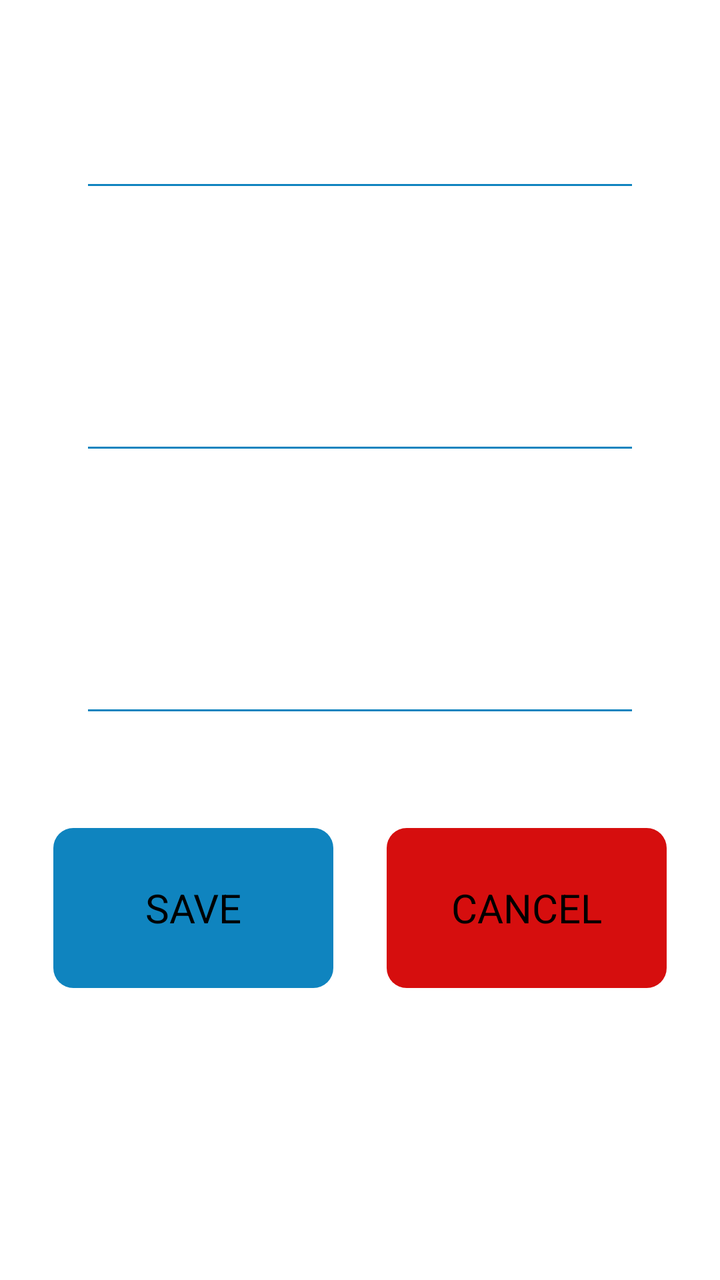
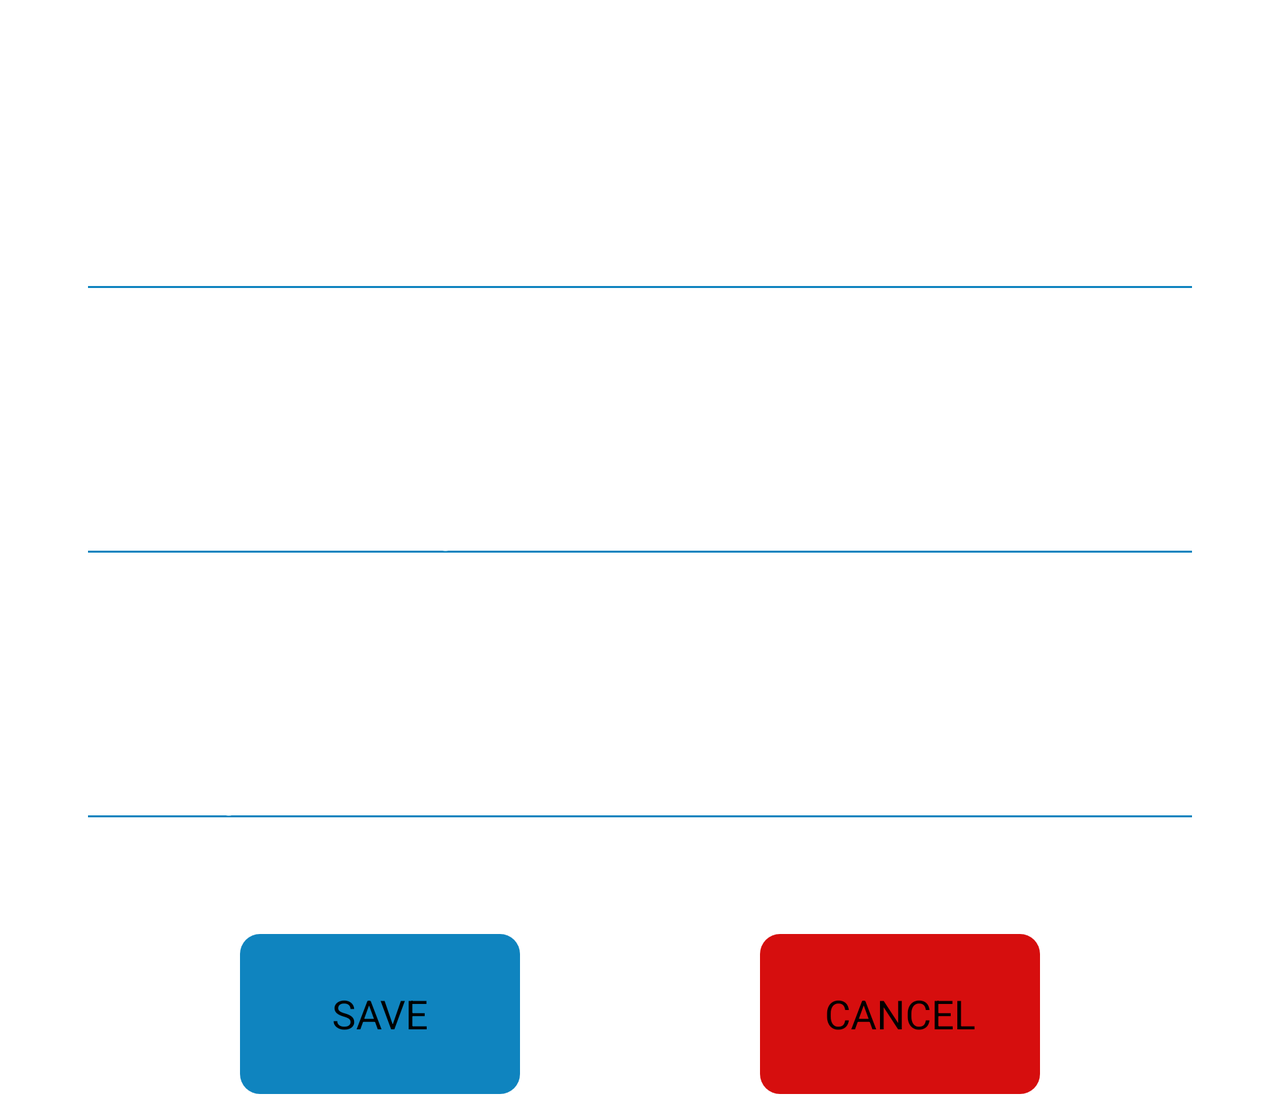

One screen, two layout resources from the same app: the default and the repository's alternative for another configuration. Each is rendered where Android would select it; the XML of both is given below.
<!-- AndroidManifest.xml: application theme Theme.ShoppingList -->
<!-- res/layout/activity_add_product.xml -->
<?xml version="1.0" encoding="utf-8"?>
<ScrollView xmlns:android="http://schemas.android.com/apk/res/android"
    xmlns:app="http://schemas.android.com/apk/res-auto"
    android:id="@+id/add_product_activity_container"
    android:layout_width="match_parent"
    android:layout_height="match_parent"
    android:background="@drawable/theme_grocery_add_product_portrait">

    <androidx.constraintlayout.widget.ConstraintLayout
        android:layout_width="match_parent"
        android:layout_height="wrap_content">

        <androidx.constraintlayout.widget.ConstraintLayout
            android:id="@+id/add_product_name_section"
            android:layout_width="match_parent"
            android:layout_height="wrap_content"
            android:layout_marginStart="40dp"
            android:layout_marginTop="50dp"
            android:layout_marginEnd="40dp"
            android:layout_marginBottom="20dp"
            app:layout_constraintBottom_toTopOf="@+id/add_product_quantity_section"
            app:layout_constraintTop_toTopOf="parent">

            <EditText
                android:id="@+id/add_product_name"
                android:layout_width="match_parent"
                android:layout_height="wrap_content"
                android:hint="@string/add_product_name"
                android:padding="8dp"
                android:textColor="@color/white"
                android:textColorHint="@color/transparent_white"
                android:textSize="26sp"
                app:layout_constraintStart_toStartOf="parent"
                app:layout_constraintTop_toTopOf="parent" />

            <TextView
                android:id="@+id/add_product_name_label"
                android:layout_width="wrap_content"
                android:layout_height="wrap_content"
                android:layout_marginStart="8dp"
                android:text="@string/add_product_name"
                android:textColor="@color/white"
                android:textSize="15sp"
                app:layout_constraintStart_toStartOf="parent"
                app:layout_constraintTop_toBottomOf="@+id/add_product_name" />

        </androidx.constraintlayout.widget.ConstraintLayout>

        <androidx.constraintlayout.widget.ConstraintLayout
            android:id="@+id/add_product_quantity_section"
            android:layout_width="match_parent"
            android:layout_height="wrap_content"
            android:layout_marginStart="40dp"
            android:layout_marginTop="40dp"
            android:layout_marginEnd="40dp"
            android:layout_marginBottom="20dp"
            app:layout_constraintBottom_toTopOf="@+id/add_product_priority_section"
            app:layout_constraintTop_toBottomOf="@+id/add_product_name_section">

            <EditText
                android:id="@+id/add_product_quantity"
                android:layout_width="match_parent"
                android:layout_height="wrap_content"
                android:hint="@string/add_product_quantity"
                android:padding="8dp"
                android:textColor="@color/white"
                android:textColorHint="@color/transparent_white"
                android:textSize="26sp"
                app:layout_constraintStart_toStartOf="parent"
                app:layout_constraintTop_toTopOf="parent" />

            <TextView
                android:id="@+id/add_product_quantity_label"
                android:layout_width="wrap_content"
                android:layout_height="wrap_content"
                android:layout_marginStart="8dp"
                android:text="@string/add_product_quantity"
                android:textColor="@color/white"
                android:textSize="15sp"
                app:layout_constraintStart_toStartOf="parent"
                app:layout_constraintTop_toBottomOf="@+id/add_product_quantity" />

        </androidx.constraintlayout.widget.ConstraintLayout>

        <androidx.constraintlayout.widget.ConstraintLayout
            android:id="@+id/add_product_priority_section"
            android:layout_width="match_parent"
            android:layout_height="wrap_content"
            android:layout_marginStart="40dp"
            android:layout_marginTop="40dp"
            android:layout_marginEnd="40dp"
            android:layout_marginBottom="20dp"
            app:layout_constraintBottom_toTopOf="@+id/create_theme_buttons_section"
            app:layout_constraintTop_toBottomOf="@+id/add_product_quantity_section">

            <EditText
                android:id="@+id/add_product_priority"
                android:layout_width="match_parent"
                android:layout_height="wrap_content"
                android:hint="@string/add_product_priority"
                android:inputType="number"
                android:padding="8dp"
                android:shadowColor="#FF0000"
                android:textColor="@color/white"
                android:textColorHint="@color/transparent_white"
                android:textSize="26sp"
                app:layout_constraintStart_toStartOf="parent"
                app:layout_constraintTop_toTopOf="parent" />

            <TextView
                android:id="@+id/add_product_priority_label"
                android:layout_width="wrap_content"
                android:layout_height="wrap_content"
                android:layout_marginStart="8dp"
                android:text="@string/add_product_priority"
                android:textColor="@color/white"
                android:textSize="15sp"
                app:layout_constraintStart_toStartOf="parent"
                app:layout_constraintTop_toBottomOf="@+id/add_product_priority" />

        </androidx.constraintlayout.widget.ConstraintLayout>

        <include
            android:id="@+id/create_theme_buttons_section"
            layout="@layout/buttons_section"
            android:layout_width="match_parent"
            android:layout_height="@dimen/buttons_section_height"
            app:layout_constraintBottom_toBottomOf="parent"
            app:layout_constraintTop_toBottomOf="@id/add_product_priority_section" />

    </androidx.constraintlayout.widget.ConstraintLayout>

</ScrollView>
<!-- res/layout/buttons_section.xml (included above) -->
<?xml version="1.0" encoding="utf-8"?>
<androidx.constraintlayout.widget.ConstraintLayout xmlns:android="http://schemas.android.com/apk/res/android"
    xmlns:app="http://schemas.android.com/apk/res-auto"
    android:layout_width="match_parent"
    android:layout_height="300dp"
    android:paddingVertical="10dp">

    <Button
        android:id="@+id/button_save"
        android:layout_width="140dp"
        android:layout_height="80dp"
        android:text="@string/save"
        android:textSize="20sp"
        app:layout_constraintEnd_toStartOf="@+id/button_cancel"
        app:layout_constraintStart_toStartOf="parent"
        app:layout_constraintTop_toTopOf="parent" />

    <Button
        android:id="@+id/button_cancel"
        android:layout_width="140dp"
        android:layout_height="80dp"
        android:backgroundTint="@color/red"
        android:text="@string/cancel"
        android:textSize="20sp"
        app:layout_constraintEnd_toEndOf="parent"
        app:layout_constraintStart_toEndOf="@+id/button_save"
        app:layout_constraintTop_toTopOf="parent" />

</androidx.constraintlayout.widget.ConstraintLayout>
<!-- resources referenced by this layout -->
<resources>
  <color name="red">#D60E0E</color>
  <color name="transparent_white">#B2FFFFFF</color>
  <color name="white">#FFFFFFFF</color>
  <dimen name="buttons_section_height">100dp</dimen>
  <string name="add_product_name">product name</string>
  <string name="add_product_priority">priority</string>
  <string name="add_product_quantity">product quantity</string>
  <string name="cancel">cancel</string>
  <string name="save">save</string>
  <style name="Theme.ShoppingList" parent="Theme.AppCompat.NoActionBar">
          
          <item name="colorPrimary">@color/sea_blue_dark</item>
          <item name="colorPrimaryVariant">@color/sea_blue_dark</item>
          <item name="colorOnPrimary">@color/white</item>
          
          <item name="colorSecondary">@color/sea_blue_light</item>
          <item name="colorSecondaryVariant">@color/sea_blue_dark</item>
          <item name="colorOnSecondary">@color/black</item>
          
          <item name="android:statusBarColor" tools:targetApi="l">?attr/colorPrimaryVariant</item>
          
          <item name="android:buttonStyle">@style/Theme.ShoppingList.Button</item>
          <item name="popupTheme">@style/Theme.ShoppingList.PopupTheme</item>
  
          <item name="backgroundTint">@color/sea_blue_dark</item>
          <item name="colorOnBackground">@color/sea_blue_dark</item>
          <item name="colorSurface">@color/sea_blue_dark</item>
          <item name="android:windowBackground">@color/white</item>
          <item name="android:editTextColor">@color/black</item>
          <item name="android:textColor">@color/gray</item>
          <item name="android:textColorHint">@color/hint_color</item>
          <item name="android:colorBackgroundFloating">@color/white</item>
          <item name="android:itemBackground">@color/white</item>
          <item name="colorAccent">@color/sea_blue_light</item>
      </style>
  <color name="sea_blue_dark">#0F84BF</color>
  <color name="sea_blue_light">#1BA8F0</color>
  <color name="black">#FF000000</color>
  <style name="Theme.ShoppingList.Button" parent="@android:style/Widget.Button">
          <item name="android:textAllCaps">true</item>--&gt;
          <item name="android:background">@drawable/button_background</item>
          <item name="backgroundTint">@color/sea_blue_dark</item>
      </style>
  <style name="Theme.ShoppingList.PopupTheme" parent="Widget.AppCompat.PopupMenu.Overflow">
          <item name="overlapAnchor">false</item>
          <item name="android:overlapAnchor" tools:ignore="NewApi">false</item>
          <item name="android:textColor">@color/sea_blue_dark</item>
          <item name="android:textStyle">bold</item>
      </style>
  <color name="gray">#757575</color>
  <color name="hint_color">#9E9E9E</color>
  <!-- drawable button_background (drawable) -->
  <?xml version="1.0" encoding="utf-8"?>
  <shape xmlns:android="http://schemas.android.com/apk/res/android"
      android:shape="rectangle">
      <corners android:radius="10dp" />
      <solid android:color="@color/sea_blue_dark" />
  </shape>
</resources>
<!-- res/layout-land/activity_add_product.xml (the repository's variant of the layout above) -->
<!-- drawn on the phone turned sideways -->
<?xml version="1.0" encoding="utf-8"?>
<ScrollView xmlns:android="http://schemas.android.com/apk/res/android"
    xmlns:app="http://schemas.android.com/apk/res-auto"
    android:id="@+id/add_product_activity_container"
    android:layout_width="match_parent"
    android:layout_height="match_parent"
    android:background="@drawable/theme_grocery_add_product_landscape">

    <androidx.constraintlayout.widget.ConstraintLayout
        android:layout_width="match_parent"
        android:layout_height="wrap_content">

        <androidx.constraintlayout.widget.ConstraintLayout
            android:id="@+id/add_product_name_section"
            android:layout_width="match_parent"
            android:layout_height="wrap_content"
            android:layout_marginStart="40dp"
            android:layout_marginTop="100dp"
            android:layout_marginEnd="40dp"
            android:layout_marginBottom="20dp"
            app:layout_constraintBottom_toTopOf="@+id/add_product_quantity_section"
            app:layout_constraintTop_toTopOf="parent">

            <EditText
                android:id="@+id/add_product_name"
                android:layout_width="match_parent"
                android:layout_height="wrap_content"
                android:hint="@string/add_product_name"
                android:textColor="@color/white"
                android:textColorHint="@color/transparent_white"
                android:textSize="26sp"
                app:layout_constraintStart_toStartOf="parent"
                app:layout_constraintTop_toTopOf="parent" />

            <TextView
                android:id="@+id/add_product_name_label"
                android:layout_width="wrap_content"
                android:layout_height="wrap_content"
                android:layout_marginStart="4dp"
                android:text="@string/add_product_name"
                android:textColor="@color/white"
                android:textSize="15sp"
                app:layout_constraintStart_toStartOf="parent"
                app:layout_constraintTop_toBottomOf="@+id/add_product_name" />

        </androidx.constraintlayout.widget.ConstraintLayout>

        <androidx.constraintlayout.widget.ConstraintLayout
            android:id="@+id/add_product_quantity_section"
            android:layout_width="match_parent"
            android:layout_height="wrap_content"
            android:layout_marginStart="40dp"
            android:layout_marginTop="40dp"
            android:layout_marginEnd="40dp"
            android:layout_marginBottom="20dp"
            app:layout_constraintBottom_toTopOf="@+id/add_product_priority_section"
            app:layout_constraintTop_toBottomOf="@+id/add_product_name_section">

            <EditText
                android:id="@+id/add_product_quantity"
                android:layout_width="match_parent"
                android:layout_height="wrap_content"
                android:hint="@string/add_product_quantity"
                android:textColor="@color/white"
                android:textColorHint="@color/transparent_white"
                android:textSize="26sp"
                app:layout_constraintStart_toStartOf="parent"
                app:layout_constraintTop_toTopOf="parent" />

            <TextView
                android:id="@+id/add_product_quantity_label"
                android:layout_width="wrap_content"
                android:layout_height="wrap_content"
                android:layout_marginStart="4dp"
                android:text="@string/add_product_quantity"
                android:textColor="@color/white"
                android:textSize="15sp"
                app:layout_constraintStart_toStartOf="parent"
                app:layout_constraintTop_toBottomOf="@+id/add_product_quantity" />

        </androidx.constraintlayout.widget.ConstraintLayout>

        <androidx.constraintlayout.widget.ConstraintLayout
            android:id="@+id/add_product_priority_section"
            android:layout_width="match_parent"
            android:layout_height="wrap_content"
            android:layout_marginStart="40dp"
            android:layout_marginTop="40dp"
            android:layout_marginEnd="40dp"
            android:layout_marginBottom="20dp"
            app:layout_constraintBottom_toTopOf="@+id/buttons_section"
            app:layout_constraintTop_toBottomOf="@+id/add_product_quantity_section">

            <EditText
                android:id="@+id/add_product_priority"
                android:layout_width="match_parent"
                android:layout_height="wrap_content"
                android:hint="@string/add_product_priority"
                android:inputType="number"
                android:shadowColor="#FF0000"
                android:textColor="@color/white"
                android:textColorHint="@color/transparent_white"
                android:textSize="26sp"
                app:layout_constraintStart_toStartOf="parent"
                app:layout_constraintTop_toTopOf="parent" />

            <TextView
                android:id="@+id/add_product_priority_label"
                android:layout_width="wrap_content"
                android:layout_height="wrap_content"
                android:layout_marginStart="4dp"
                android:text="@string/add_product_priority"
                android:textColor="@color/white"
                android:textSize="15sp"
                app:layout_constraintStart_toStartOf="parent"
                app:layout_constraintTop_toBottomOf="@+id/add_product_priority" />

        </androidx.constraintlayout.widget.ConstraintLayout>

        <include
            android:id="@+id/buttons_section"
            layout="@layout/buttons_section"
            android:layout_width="match_parent"
            android:layout_height="@dimen/buttons_section_height"
            app:layout_constraintBottom_toBottomOf="parent"
            app:layout_constraintTop_toBottomOf="@id/add_product_priority_section" />

    </androidx.constraintlayout.widget.ConstraintLayout>

</ScrollView>
